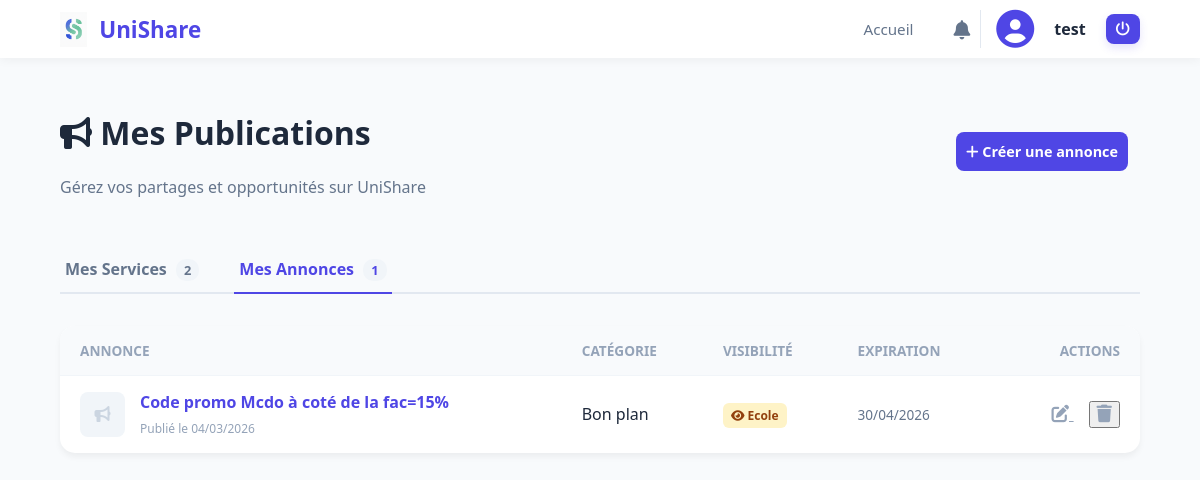
/annonces/mes-annonces/ (signed in), run on an earlier commit of the app's database.
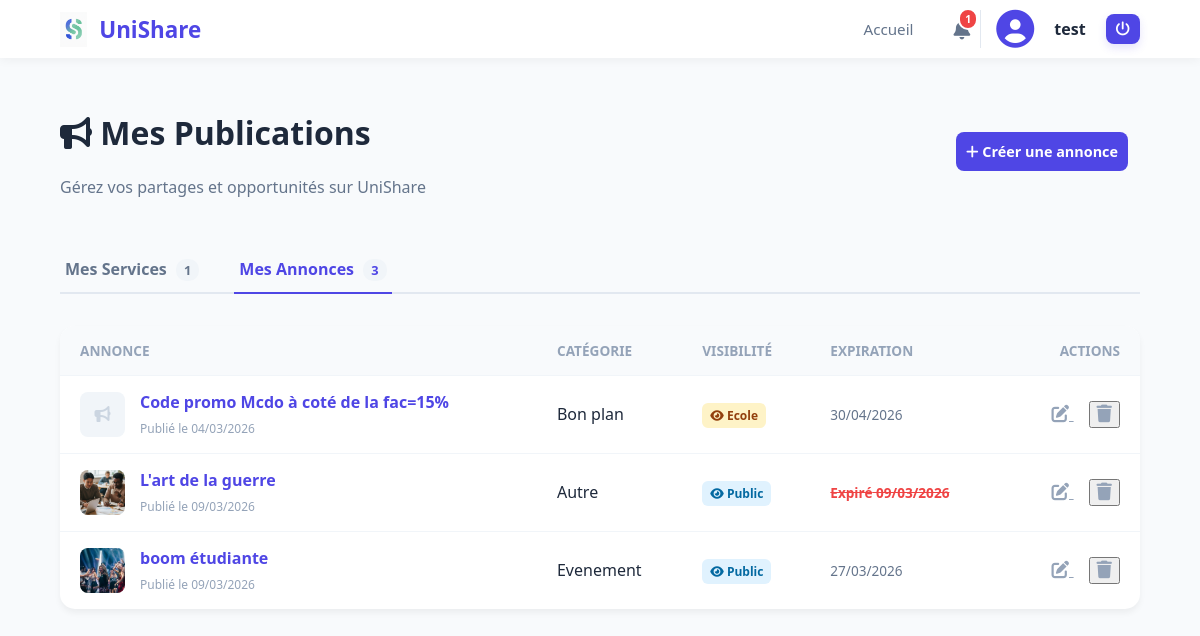
And on a later commit of the database.
### UniShare/models.py (models this page shows, shortened)
class Annonce(models.Model):
    class Visibilite(models.TextChoices):
        PROMO = "PROMO", "Promo"
        ECOLE = "ECOLE", "Ecole"
        PUBLIC = "PUBLIC", "Public"
    class Categorie(models.TextChoices):
        JOB = "JOB", "Job/Stage/Alternance"
        BONPLAN = "BONPLAN", "Bon plan"
        EVENEMENT = "EVENT", "Evenement"
        AUTRE = "AUTRE", "Autre"
    id_annonce = models.AutoField(primary_key=True)
    titre = models.fields.CharField(max_length=120)
    description = models.fields.TextField()
    categorie = models.fields.CharField(max_length=10, choices=Categorie.choices, default=Categorie.AUTRE)
    visibilite = models.fields.CharField(max_length=6, choices=Visibilite.choices, default=Visibilite.PUBLIC)
    date_creation = models.fields.DateTimeField(auto_now_add=True)
    date_expiration = models.DateTimeField(null=True, blank=True)
    auteur = models.ForeignKey(Etudiant, on_delete=models.CASCADE, related_name="annonces")
    photo = models.ImageField(upload_to="photos/annonces/", blank=True, null=True)
    @property
    def is_expired(self):
        if not self.date_expiration:
            return False
        return self.date_expiration < timezone.now()

### UniShare/views.py (the view)
# urls.py: path("annonces/mes-annonces/", views.mesAnnonces, name="mesAnnonces"),
def mesAnnonces(request):
    redirection = verifier_connexion(request)
    if redirection:
        return redirection
    user_id = request.session['user_id']
    auteur = Etudiant.objects.get(id=user_id)
    annonces = Annonce.objects.filter(auteur=auteur, service__isnull=True)
    services = Service.objects.filter(auteur=auteur)
    notifications = Notification.objects.filter(auteur=auteur).order_by('-date')
    return render(request, "UniShare/Annonce/mesAnnonces.html", {
        "lesannonces": annonces,
        "lesservices": services,
        "notifications": notifications
    })

### UniShare/utils.py (called while the page is built)
def verifier_connexion(request):
    if 'user_id' not in request.session:
        return HttpResponseRedirect(reverse("connexion"))
    return None

def global_notifications(request):
    nb_notif = 0
    if request.session.get('user_id'):
        try:
            etudiant = Etudiant.objects.get(id=request.session['user_id'])
            notifications = Notification.objects.filter(auteur=etudiant, lu=False).order_by('-date')
            nb_notif = notifications.count()
        except Etudiant.DoesNotExist:
            nb_notif = 0
    return {
        'nb_notif': nb_notif
    }

### UniShare/templates/UniShare/Annonce/mesAnnonces.html (shortened to what this page needs)
{% extends "UniShare/base.html" %}
{% load static %}
{% block content %}
<main class="dashboard-page">
    <div class="dashboard-header">
        <div>
            <h1><i class="fas fa-bullhorn"></i> Mes Publications</h1>
            <p class="subtitle">Gérez vos partages et opportunités sur UniShare</p>
        </div>
        <a href="{% url 'creerAnnonce' %}" class="btn btn-primary">
            <i class="fas fa-plus"></i> Créer une annonce
        </a>
    </div>
    <div class="tabs-container">
        <div class="tabs">
            <a href="{% url 'mesServices' %}" class="tab-link">
                Mes Services <span class="count-badge">{{ lesservices|length }}</span>
            </a>
            <a href="{% url 'mesAnnonces' %}" class="tab-link active">
                Mes Annonces <span class="count-badge">{{ lesannonces|length }}</span>
            </a>
        </div>
    </div>
    <section class="publications-list">
        {% if lesannonces %}
            <div class="table-container">
                <table class="manage-table">
                    <thead>
                        <tr>
                            <th>Annonce</th>
                            <th>Catégorie</th>
                            <th>Visibilité</th>
                            <th>Expiration</th>
                            <th class="text-right">Actions</th>
                        </tr>
                    </thead>
                    <tbody>
                        {% for annonce in lesannonces %}
                        <tr>
                            <td class="td-main">
                                <div class="td-content">
                                    {% if annonce.photo %}
                                        <img src="{{ annonce.photo.url }}" class="mini-img">
                                    {% else %}
                                        <div class="mini-img-placeholder"><i class="fas fa-bullhorn"></i></div>
                                    {% endif %}
                                    <div>
                                        <a href="{% url 'annonceDetail' annonce.id_annonce %}" class="title-link">{{ annonce.titre }}</a>
                                        <span class="date-sub">Publié le {{ annonce.date_creation|date:"d/m/Y" }}</span>
                                    </div>
                                </div>
                            </td>
                            <td>
                                <span class="tag-light">
                                    {{ annonce.get_categorie_display }}
                                </span>
                            </td>
                            <td>
                                <span class="vis-badge {{ annonce.visibilite|lower }}">
                                    <i class="fas fa-eye"></i> {{ annonce.get_visibilite_display }}
                                </span>
                            </td>
                            <td>
                                <span class="date-expire {% if annonce.is_expired %}expired{% endif %}">
                                    {% if annonce.is_expired %}
                                        <strong>Expiré</strong>
                                    {% endif %}
                                    {{ annonce.date_expiration|date:"d/m/Y"|default:"Permanente" }}
                                </span>
                            </td>
                            <td class="text-right actions-cell">
                                <a href="{% url 'modifierAnnonce' annonce.id_annonce %}" class="btn-icon" title="Modifier">
                                    <i class="fas fa-edit"></i>
                                </a>
                                <form method="post" action="{% url 'supprimerAnnonce' annonce.id_annonce %}" style="display:inline">
                                    <button type="submit" class="btn-icon delete confirm-action" data-confirm="Supprimer cette annonce ?" title="Supprimer">
                                        <i class="fas fa-trash"></i>
                                    </button>
                                </form>
                            </td>
                        </tr>
                        {% endfor %}
                    </tbody>
                </table>
            </div>
        {% endif %}
    </section>
</main>
{% endblock %}

### UniShare/templates/UniShare/base.html (shortened to what this page needs)
{% load static %}
<!DOCTYPE html>
<html lang="fr">
<head>
    <link rel="stylesheet" href="{% static 'css/style.css' %}">
    <link rel="stylesheet" href="https://cdnjs.cloudflare.com/ajax/libs/font-awesome/6.4.0/css/all.min.css">
</head>
<body>
    <header>
        <div class="logo-area">
            <img src="{% static 'site/logo.png' %}" alt="Logo UniShare" class="logo-img">
            <span class="logo-text">UniShare</span>
        </div>
        <nav>
            {% if not request.session.user_role %}
                <a href="/" class="nav-link">Accueil</a>
            {% endif %}
            <div class="auth-buttons">
                {% if request.session.user_id %}
                    <a href="{% url 'mesNotifications' %}" class="notif-wrapper">
                        <i class="fas fa-bell"></i>
                         {% if nb_notif > 0 %}
                            <span class="notif-badge">{{ nb_notif }}</span>
                        {% endif %}
                    </a>
                    <div class="user-profile-nav">
                        <a href="{% url 'profil' %}" title="Mon profil">
                            {% if request.session.user_photo %}
                                <img src="{{ request.session.user_photo }}" alt="Profil" class="nav-avatar">
                            {% else %}
                                <i class="fas fa-user-circle nav-avatar-icon"></i>
                            {% endif %}
                        </a>
                        <span class="nav-username">{{ request.session.user_prenom }}</span>
                        <a href="{% url 'deconnexion' %}" class="logout-icon btn-logout confirm-action" data-confirm="Voulez-vous vraiment vous déconnecter ?" title="Déconnexion">
                            <i class="fas fa-power-off"></i>
                        </a>
                    </div>
                {% else %}
                    <a href="{% url 'connexion' %}" class="btn-nav outline">Se connecter</a>
                    <a href="{% url 'creerCompte' %}" class="btn-nav primary">S'inscrire</a>
                {% endif %}
            </div>
        </nav>
    </header>
    {% block content %}
    {% endblock %}
</body>
</html>

### UniShare/static/css/style.css (style rules this page uses)
:root { --primary: #4F46E5; --secondary: #10B981; --text: #1E293B; --white: #ffffff; }
body { margin: 0; font-family: 'Segoe UI', sans-serif; background: #f8fafc; height: 100vh; color: var(--text); }
header { display: flex; align-items: center; justify-content: space-between; padding: 10px 5%; background: var(--white); box-shadow: 0 2px 10px rgba(0,0,0,0.05); }
.logo-area { display: flex; align-items: center; gap: 12px; }
.logo-img { height: 35px; }
.logo-text { font-size: 1.4rem; font-weight: 800; color: var(--primary); }
.auth-buttons { display: flex; align-items: center; gap: 20px; margin-left: 15px; }
.notif-wrapper { position: relative; color: #64748b; font-size: 1.2rem; text-decoration: none; transition: 0.3s; }
.notif-badge { position: absolute; top: -8px; right: -8px; background: #ef4444; color: white; font-size: 0.65rem; font-weight: bold; padding: 2px 5px; border-radius: 10px; border: 2px solid white; }
.user-profile-nav { display: flex; align-items: center; gap: 12px; padding-left: 15px; border-left: 1px solid #e2e8f0; }
.nav-avatar-icon { width: 38px; height: 38px; font-size: 38px; color: var(--primary); cursor: pointer; line-height: 38px; }
.logout-icon { color: #94a3b8; text-decoration: none; font-size: 0.9rem; transition: 0.3s; }
.btn-logout { background: var(--primary); color: white !important; padding: 8px 10px; border-radius: 8px; display: inline-flex; align-items: center; justify-content: center; box-shadow: 0 4px 8px rgba(79,70,229,0.15); }
.nav-username { font-weight: 700; margin-left: 8px; margin-right: 8px; color: var(--text); }
nav { display: flex; align-items: center; gap: 20px; }
.nav-link { text-decoration: none; color: #64748b; font-weight: 500; font-size: 0.95rem; transition: 0.3s; }
.auth-buttons { display: flex; align-items: center; gap: 10px; margin-left: 20px; }
.btn { padding: 12px 24px; border-radius: 10px; text-decoration: none; font-weight: 600; margin-right: 12px; display: inline-block; color: white; }
.btn-primary { background: var(--primary); }
.subtitle { color: #64748b; font-size: 1rem; }
.btn { padding: 10px; border-radius: 8px; text-decoration: none; font-weight: 600; text-align: center; font-size: 0.9rem; }
.dashboard-page { padding: 2rem 5%; max-width: 1200px; margin: 0 auto; }
.dashboard-header { display: flex; justify-content: space-between; align-items: center; margin-bottom: 2rem; }
.tabs-container { border-bottom: 2px solid #e2e8f0; margin-bottom: 2rem; }
.tabs { display: flex; gap: 30px; }
.tab-link { padding: 12px 5px; text-decoration: none; color: #64748b; font-weight: 600; position: relative; transition: 0.3s; }
.tab-link.active { color: var(--primary); }
.tab-link.active::after { content: ''; position: absolute; bottom: -2px; left: 0; width: 100%; height: 2px; background: var(--primary); }
.count-badge { background: #f1f5f9; padding: 2px 8px; border-radius: 10px; font-size: 0.8rem; margin-left: 5px; }
.table-container { background: white; border-radius: 15px; box-shadow: 0 4px 6px rgba(0,0,0,0.05); overflow: hidden; }
.manage-table { width: 100%; border-collapse: collapse; text-align: left; }
.manage-table th { background: #f8fafc; padding: 15px 20px; font-size: 0.85rem; color: #94a3b8; text-transform: uppercase; }
.manage-table td { padding: 15px 20px; border-top: 1px solid #f1f5f9; vertical-align: middle; }
.td-content { display: flex; align-items: center; gap: 15px; }
.mini-img, .mini-img-placeholder { width: 45px; height: 45px; border-radius: 8px; object-fit: cover; }
.mini-img-placeholder { background: #f1f5f9; display: flex; align-items: center; justify-content: center; color: #cbd5e1; }
.title-link { display: block; font-weight: 700; color: var(--text); text-decoration: none; margin-bottom: 3px; }
.date-sub { font-size: 0.75rem; color: #94a3b8; }
.text-right { text-align: right; }
.btn-icon { color: #94a3b8; font-size: 1.1rem; margin-left: 15px; transition: 0.3s; }
.vis-badge { font-size: 0.75rem; padding: 4px 8px; border-radius: 6px; font-weight: 600; }
.vis-badge.public { background: #e0f2fe; color: #0369a1; }
.vis-badge.ecole { background: #fef3c7; color: #92400e; }
.date-expire { font-size: 0.85rem; color: #64748b; }
.date-expire.expired { color: #ef4444; font-weight: bold; text-decoration: line-through; }
.td-main .title-link { color: var(--primary); transition: 0.2s; }

What changed in the data, as far as the page shows it:
added Annonce: photo (picture), titre "L'art de la guerre", date_creation "09/03/2026", categorie "Autre", visibilite "Public", shows "Expiré", date_expiration "09/03/2026"
added Annonce: photo (picture), titre "boom étudiante", date_creation "09/03/2026", categorie "Evenement", visibilite "Public", date_expiration "27/03/2026"
Also different on the page:
{{ nb_notif }}: (not shown) → "1"
{{ lesservices|length }}: "2" → "1"
{{ lesannonces|length }}: "1" → "3"
